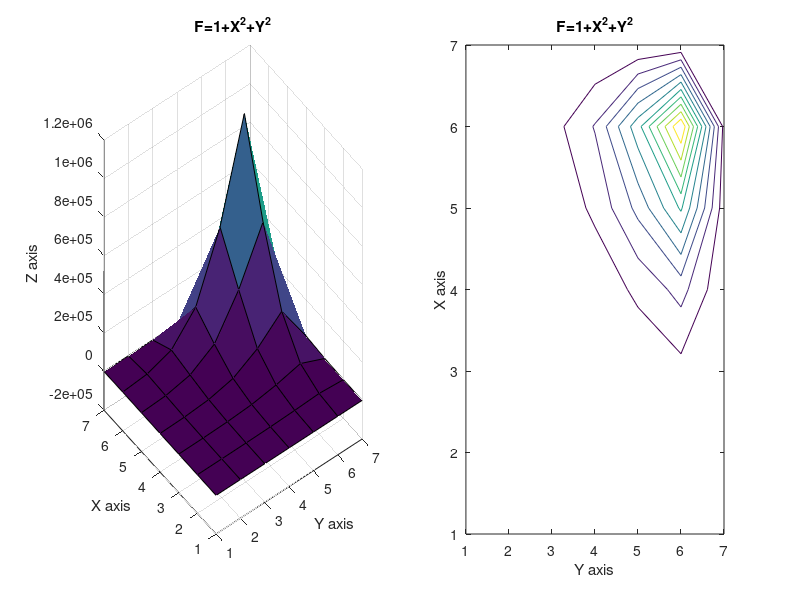

Write the MATLAB code that produced this figure.
%Code Method Gauss_Seidel METHOD
% Abraham Blanco  1223970
clear all; clc;
%% Parameters
ax = 0;
ay = 0;
bx = 2*pi;
by = 2*pi;
% Define the number of points on the interior (this does not include the exterior boundary points)
lamda=input('Value of lamda=');
M=input('Value of X Intenal Nodes=');
N=input('Value of Y Internal Nodes=');
tic %time begins here after inputs are set
M1=M+2;
N1=N+2;
% this generates the x and y values that will be used to calculate the F matrix
xvalues = linspace(0,2*pi,M+2);
yvalues = linspace(0,2*pi,N+2);
%%
%solving for right hand side (F equation)
for i=1:M1
    for j=1:N1
        U(i,j)=1+xvalues(i)^2+2.*yvalues(j)^2;
    end
end
F = -6*ones(M+2,N+2);
%% Boundary Conditions for "Left" and "Right" side of Matrix

% Top boundary values (Dirchelet Condition)
U(1,:) = ((yvalues - ay).^2 ) .* sin( pi *(yvalues - ay) / (2*(by-ay)) ) ; 

% Bottom boundary values (Dirchelet Condition)
U(end,:) = cos (pi*(yvalues-ay)).*cosh(by-yvalues);

% place these known values in the solution grid
%solveing for Top and Bottom Boundaries 
W(1,:)=U(1,:);
W(end,:)=U(end,:);
%%
DX = 2*pi/(M+1);
A = 1/DX.^2;
DY = 2*pi/(N+1);
B = 1/DY.^2;
R = -2*(A+B);

% normalize elements
A = A/R;
B = B/R;
F = F/R;
R = 1;
error=10;
error_iterations=0;
% check for diagonal dominance of elements
abs(R) >= abs(2*A+2*B);
%%
while error>10^-10;
   W=U;
for j = 2:M+1;
    % Left boundary
    W(j,1) = U(j,1);
    U(j,1) = (  F(j,1) - (2*B)*U(j,2) - A*U(j-1,1) - A*U(j+1,1) );
    %H1(j,1) = (  H(j,1) - (2*B)*H1(j,2) - A*H1(j-1,1) - A*H1(j+1,1) );
    error(j,1) = abs((U(j,1) - W(j,1)) / U(j,1));
    % Right Boundary
    W(j,end)= U(j,end);
    U(j,end) = (  F(j,end) - (2*B)*U(j,end-1) - A*U(j-1,end) - A*U(j+1,end) );
    error(j,M+2) = abs((U(j,M+2) - W(j,M+2)) / U(j,M+2));
end
%% Main Sweep of Gauss-Siedel
for j= 2:M+1;
    for k = 2:N+1;
        W(j,k)=U(j,k);
        U(j,k) = (  F(j,k) - B*U(j,k-1) - B*U(j,k+1)- A*U(j-1,k) - A*U(j+1,k) );
        U(j,k) = lamda*U(j,k)+(1-lamda)*W(j,k);
        error(j,k)= abs((U(j,k) - W(j,k)) / U(j,k));
    end
end
error=abs(max(max(((W-U)./W))));
%error2=abs(max(max(((W2-H1)./W2))));
error_iterations=error_iterations+1;
end
toc
error_iterations
figure
subplot(1,2,1),surf(U), xlabel('Y axis'), ylabel('X axis'), zlabel('Z axis'), title('F=1+X^2+Y^2')
subplot(1,2,2),contour(U), xlabel('Y axis'), ylabel('X axis'), title('F=1+X^2+Y^2')
%figure
%subplot(1,2,1),surf(H1), xlabel('Y axis'), ylabel('X axis'), zlabel('Z axis'), title('F=0')
%subplot(1,2,2),contour(H1), xlabel('Y axis'), ylabel('X axis'), title('F=0')